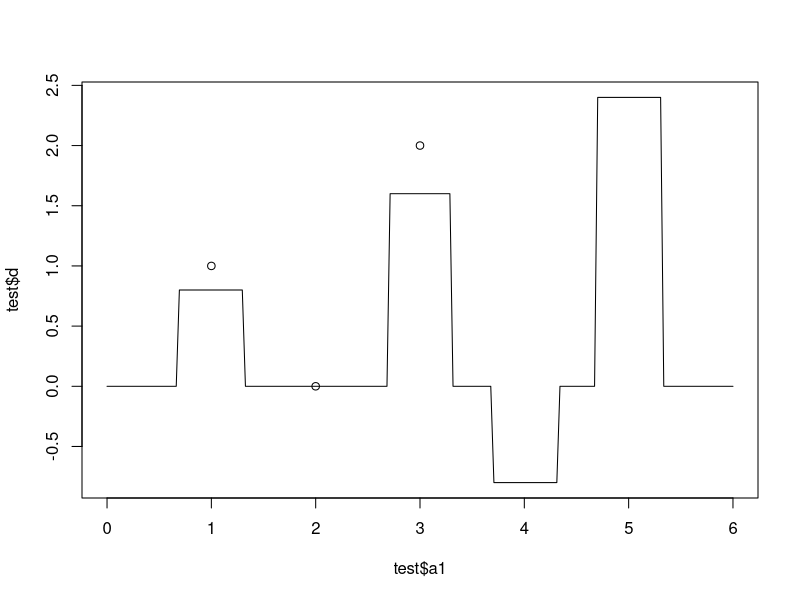

The R source for this figure:

ex1=data.frame(a0=c(1,1,1), a1=c(1,2,3), d=c(2,1,2))
ex2=data.frame(a0=c(1,1,1), a1=c(1,2,3), d=c(0,1,2))

lin_reg = function(df) {
  a=df[paste("a", 0:(length(df)-2), sep="")]
  d=df$d
  m=matrix(0,length(a),length(a))
  b=rep(0,length(a))
  for (k in 1:length(a))
    for (j in 1:length(d)) {
      for (i in 1:length(a))
        m[k,i] = m[k,i] + a[j,i]*a[j,k]
      b[k] = b[k] + d[j]*a[j,k]
      }
  w=solve(m,b)
  names(w)=paste("w", 0:(length(a)-1), sep="")
  w
  }

cl.value = function(x,w)
  sum(x*w)

test.df = function(min_a,max_a,len,w) {
  df=data.frame(a0=rep(1,len),a1=seq(from=min_a,to=max_a,len=len),d=rep(0,len))
  for(i in 1:len)
    df$d[i]=cl.value(c(1,df$a1[i]),w)
  df
  }

do.test = function(df,min_a1,max_a1) {
  w = lin_reg(df)
  test = test.df(min_a1,max_a1,200,w)
  plot(test$a1,test$d,type="l")
  points(df$a1,df$d)
  }

#do.test(ex1,0,4)
#do.test(ex2,0,4)

ex3=data.frame(a1=c(1,2,3), d=c(2,1,2))
ex4=data.frame(a1=c(1,2,3), d=c(0,1,2))

kernel.reg = function(df,K,n) {
  a=df[paste("a", 1:(length(df)-1), sep="")]
  d=df$d
  m=matrix(0,length(d),length(d))
  b=rep(0,length(d))
  for (k in 1:length(d))
    for (j in 1:length(d)) {
      for (l in 1:length(d))
        m[k,l] = m[k,l] + K(a[l,],a[j,],n)*K(a[k,],a[j,],n)
      b[k] = b[k] + d[j]*K(a[k,],a[j,],n)
      }
  v=solve(m,b)
  names(v)=paste("v", 1:length(d), sep="")
  v
  }

kernel.reg2 = function(df,K,n) {
  a=df[paste("a", 1:(length(df)-1), sep="")]
  d=df$d
  m=matrix(0,length(d),length(d))
  b=rep(0,length(d))
  for (k in 1:length(d)) {
    for (l in 1:length(d))
      m[k,l] = m[k,l] + K(a[l,],a[k,],n)
    b[k] = d[k]
    }
  v=solve(m,b)
  names(v)=paste("v", 1:length(d), sep="")
  v
  }

linear.kernel = function(x,y,n)
  sum(x*y)

m.polynomial.kernel = function(x,y,n)
  sum(x*y)^n

polynomial.kernel = function(x,y,n)
  (sum(x*y)+1)^n

gaussian.kernel = function(x,y,n)
  exp(-sum((x-y)^2)/(n^2))

discrete_kernel = function(x, y, n)
  as.integer(sum(x - y)^2 < n)

kernel.cl.value = function(df,K,n,x,v) {
  a=df[paste("a", 1:(length(df)-1), sep="")]
  y=0
  for (l in 1:length(v))
    y=y+v[l]*K(a[l,],x,n)
  y
  }

kernel.test.df = function(train.df,min_a,max_a,len,K,n,v) {
  df=data.frame(a1=seq(from=min_a,to=max_a,len=len),d=rep(0,len))
  for(i in 1:len)
    df$d[i]=kernel.cl.value(train.df,K,n,df$a1[i],v)
  df
  }

do.kernel.test = function(df,min_a1,max_a1,K,n) {
  v=kernel.reg(df,K,n)
  test = kernel.test.df(df,min_a1,max_a1,200,K,n,v)
  plot(test$a1,test$d,type="l")
  points(df$a1,df$d)
  }

do.kernel.test2 = function(df,min_a1,max_a1,K,n) {
  v=kernel.reg2(df,K,n)
  test = kernel.test.df(df,min_a1,max_a1,200,K,n,v)
  plot(test$a1,test$d,type="l")
  points(df$a1,df$d)
  }

#do.kernel.test(ex3,-1,4,polynomial.kernel,2)
#do.kernel.test(ex4,-1,4,polynomial.kernel,2)

ex5=data.frame(a1=c(1,2,3,4,5), d=c(1,0,2,-1,3))
#do.kernel.test2(ex5,0,6,polynomial.kernel,4)
#do.kernel.test2(ex5,0,6,gaussian.kernel,1)
#do.kernel.test2(ex5,0,6,gaussian.kernel,10)
#do.kernel.test2(ex5,0,6,gaussian.kernel,5)
#do.kernel.test2(ex5,0,6,gaussian.kernel,2)
#do.kernel.test2(ex5,0,6,gaussian.kernel,0.5)
#do.kernel.test2(ex5,0,6,gaussian.kernel,0.1)

#do.kernel.test2(ex5,0,6,discrete_kernel,0.06)

#zad1=data.frame(a1=c(1, 2, 3, 100, 101, 102), d=c(10, -10, 10, 10, -10, 10))
#do.kernel.test2(zad1,0,103,gaussian.kernel,18)

reg.kernel.reg = function(df,K,n,gamma) {
  a=df[paste("a", 1:(length(df)-1), sep="")]
  d=df$d
  m=matrix(0,length(d),length(d))
  b=rep(0,length(d))
  for (k in 1:length(d)) {
    for (l in 1:length(d))
      m[k,l] = m[k,l] + K(a[l,],a[k,],n)
    m[k,k] = m[k,k] + gamma*length(d)
    b[k] = d[k]
    }
  v=solve(m,b)
  names(v)=paste("v", 1:length(d), sep="")
  v
  }

do.reg.kernel.test = function(df,min_a1,max_a1,K,n,gamma) {
  v=reg.kernel.reg(df,K,n,gamma)
  test = kernel.test.df(df,min_a1,max_a1,200,K,n,v)
  plot(test$a1,test$d,type="l")
  points(df$a1,df$d)
  }

do.reg.kernel.test(ex5,0,6,discrete_kernel,0.1,0.05)

#do.reg.kernel.test(ex5,0,6,polynomial.kernel,4,0)
#do.reg.kernel.test(ex5,0,6,polynomial.kernel,4,1)
#do.reg.kernel.test(ex5,0,6,polynomial.kernel,4,10)
#do.reg.kernel.test(ex5,0,6,gaussian.kernel,1,0)
#do.reg.kernel.test(ex5,0,6,gaussian.kernel,1,10)
#do.reg.kernel.test(ex5,0,6,gaussian.kernel,1,1)
#do.reg.kernel.test(ex5,0,6,gaussian.kernel,1,0.1)
#do.reg.kernel.test(ex5,0,6,gaussian.kernel,1,0.01)
#do.reg.kernel.test(ex5,0,6,gaussian.kernel,1,0.001)
#do.reg.kernel.test(ex5,0,6,gaussian.kernel,1,0.0001)
#do.reg.kernel.test(ex5,0,6,polynomial.kernel,4,0)
#do.reg.kernel.test(ex5,0,6,polynomial.kernel,4,10)
#do.reg.kernel.test(ex5,0,6,polynomial.kernel,4,1)
#do.reg.kernel.test(ex5,0,6,polynomial.kernel,4,0.1)
#do.reg.kernel.test(ex5,0,6,polynomial.kernel,4,0.01)
#do.reg.kernel.test(ex5,0,6,polynomial.kernel,4,0.001)
#do.reg.kernel.test(ex5,0,6,polynomial.kernel,4,0.0001)
#do.reg.kernel.test(ex5,0,6,polynomial.kernel,2,0)
#do.reg.kernel.test(ex5,0,6,polynomial.kernel,2,10)
#do.reg.kernel.test(ex5,0,6,polynomial.kernel,2,1)
#do.reg.kernel.test(ex5,0,6,polynomial.kernel,2,0.1)
#do.reg.kernel.test(ex5,0,6,polynomial.kernel,2,0.01)
#do.reg.kernel.test(ex5,0,6,polynomial.kernel,2,0.001)
#do.reg.kernel.test(ex5,0,6,polynomial.kernel,2,0.0001)
#do.reg.kernel.test(ex5,0,6,polynomial.kernel,2,0.00001)

ex6=data.frame(a1=c(1,2,3,4,5), d=c(1,1,1,1,1))
#do.reg.kernel.test(ex6,0,6,polynomial.kernel,2,0)
#do.reg.kernel.test(ex6,0,6,polynomial.kernel,2,10)
#do.reg.kernel.test(ex6,0,6,polynomial.kernel,2,1)
#do.reg.kernel.test(ex6,0,6,polynomial.kernel,2,0.1)
#do.reg.kernel.test(ex6,0,6,polynomial.kernel,2,0.01)
#do.reg.kernel.test(ex6,0,6,polynomial.kernel,2,0.001)
#do.reg.kernel.test(ex6,0,6,polynomial.kernel,2,0.0001)
#do.reg.kernel.test(ex6,0,6,polynomial.kernel,1,0.0001)
#do.reg.kernel.test(ex6,0,6,polynomial.kernel,1,0.0)
#do.reg.kernel.test(ex6,0,6,polynomial.kernel,1,0.001)
#do.reg.kernel.test(ex6,0,6,polynomial.kernel,1,0.01)

#przykład z sin(1/x)

#eliminacja szumu

#przykłady z dwoma wymiarami:
#image(x, y, z, ...)
#contour(x, y, z, ...)
#persp(x, y, z, ...)

#co się dzieje przy wielu (np 100) wymiarach?

#jądro z funkcji giętych

#zmiana funkcjonału błędu na normę supremum i regularyzatora na normę liczącą
#i znajdowanie klasyfikatora za pomocą hill-climbing

